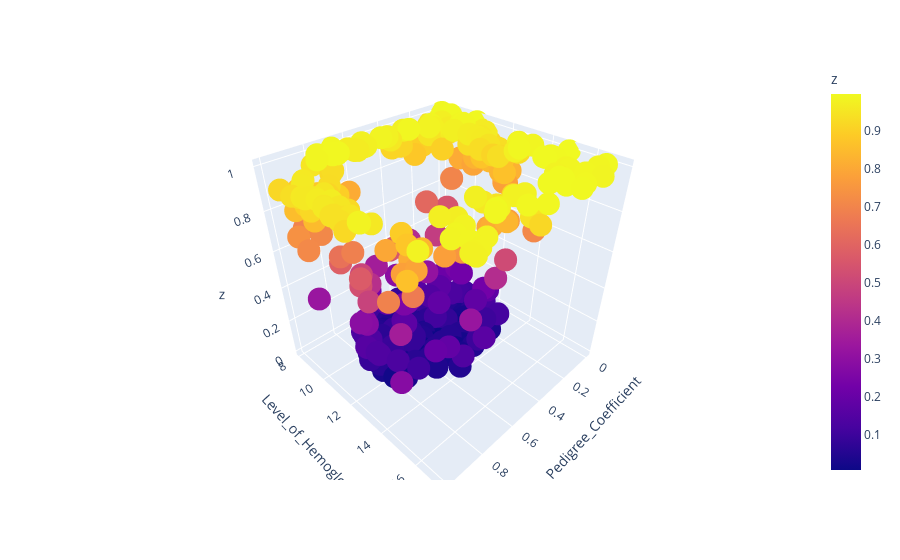

Notebook code cell kept with this figure:
### Code cell
import plotly.express as px
t = X_test.copy()
t['z'] = preds[:,1]
t['pred'] = Y_pred_xg
t['truth'] = Y_test.values
fig = px.scatter_3d(t, x='Genetic_Pedigree_Coefficient', y='Level_of_Hemoglobin', z='z',
              color='z')
fig.show()

### Figure 1 — Plotly figure (JSON) as saved in the notebook; plotly's stock layout.template omitted (floating-point values rounded to 4 significant figures; data arrays with more than 128 entries replaced by an {"elided": "..."} marker saying what was removed)
{"data": [{"hoverlabel": {"namelength": 0}, "hovertemplate": "Genetic_Pedigree_Coefficient=%{x}<br>Level_of_Hemoglobin=%{y}<br>z=%{marker.color}", "legendgroup": "", "marker": {"color": {"elided": "495 float values"}, "coloraxis": "coloraxis", "symbol": "circle"}, "mode": "markers", "name": "", "scene": "scene", "showlegend": false, "type": "scatter3d", "x": {"elided": "495 float values"}, "y": {"elided": "495 float values"}, "z": {"elided": "495 float values"}}], "layout": {"coloraxis": {"colorbar": {"title": {"text": "z"}}, "colorscale": [[0, "#0d0887"], [0.1111, "#46039f"], [0.2222, "#7201a8"], [0.3333, "#9c179e"], [0.4444, "#bd3786"], [0.5556, "#d8576b"], [0.6667, "#ed7953"], [0.7778, "#fb9f3a"], [0.8889, "#fdca26"], [1, "#f0f921"]]}, "legend": {"tracegroupgap": 0}, "margin": {"t": 60}, "scene": {"domain": {"x": [0, 1], "y": [0, 1]}, "xaxis": {"title": {"text": "Genetic_Pedigree_Coefficient"}}, "yaxis": {"title": {"text": "Level_of_Hemoglobin"}}, "zaxis": {"title": {"text": "z"}}}}}
